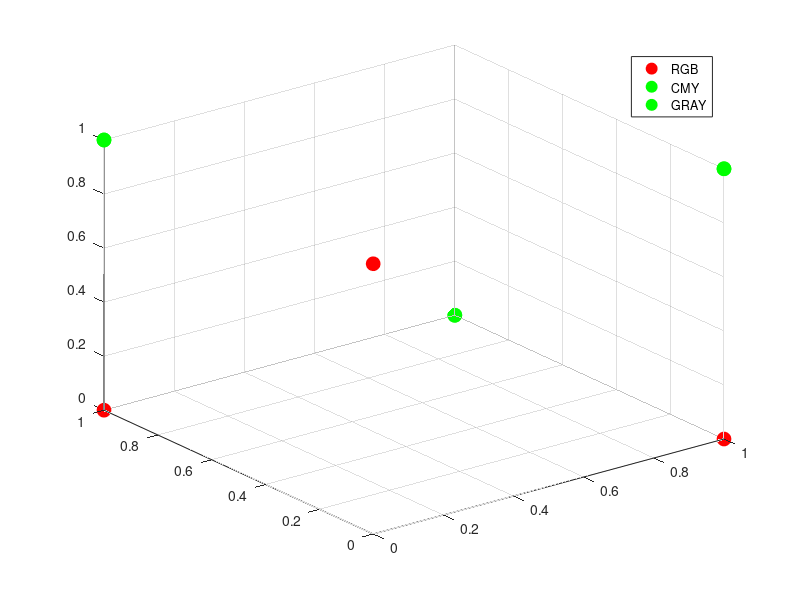

The MATLAB script that drew this image: (Note: this script raises an error after producing the figure.)
clc;
clear all;
close all;
warning off all

%DEFINIENDO CLASES DEL CUBO

RGB = [1 0 0; 0 1 0; 0 0 1]
CMY = [0 1 1; 1 1 0; 1 0 1]
GRAY = [20:200 20:200 20:200; 20:200 20:200 20:200; 20:200 20:200 20:200]

%GRAFICANDO LOS DIFERENTES MODELOS DEL CUBO

figure(1)
plot3(RGB(1,:),RGB(2,:),RGB(3,:),'ro','MarkerSize',10,'MarkerFaceColor','r')
grid on
hold on
plot3(CMY(1,:),CMY(2,:),CMY(3,:),'go','MarkerSize',10,'MarkerFaceColor','g')
plot3(CMY(1,:),CMY(2,:),CMY(3,:),'go','MarkerSize',10,'MarkerFaceColor','g')
legend('RGB','CMY', 'GRAY')

%PROBANDO EL ESPACIO DE COLORES
a = imread('peppers.png');

figure(2)
roja=a;
roja(:,:,1);
roja(:,:,2)=0;
roja(:,:,3)=0;
subplot(2,3,1)
imshow(roja)
title('roja')

verde=a;
verde(:,:,1)=0;
verde(:,:,2);
verde(:,:,3)=0;
subplot(2,3,2)
imshow(verde)
title('verde')

azul=a;
azul(:,:,1)=0;
azul(:,:,2)=0;
azul(:,:,3);
subplot(2,3,3)
imshow(azul)
title('azul')

cyan = verde + azul;
subplot(2,3,4)
imshow(cyan)
title('cyan')

magenta = roja + azul;
subplot(2,3,5)
imshow(magenta)
title('magenta')

amarillo = verde + roja;
subplot(2,3,6)
imshow(amarillo)
title('amarillo')

disp("fin del proceso")
clc;
clear all;
close all;
warning off all

%DEFINIENDO CLASES DEL CUBO

RGB = [1 0 0; 0 1 0; 0 0 1]
CMY = [0 1 1; 1 1 0; 1 0 1]
GRAY = [20:200 20:200 20:200; 20:200 20:200 20:200; 20:200 20:200 20:200]

%GRAFICANDO LOS DIFERENTES MODELOS DEL CUBO

figure(1)
plot3(RGB(1,:),RGB(2,:),RGB(3,:),'ro','MarkerSize',10,'MarkerFaceColor','r')
grid on
hold on
plot3(CMY(1,:),CMY(2,:),CMY(3,:),'go','MarkerSize',10,'MarkerFaceColor','g')
plot3(GRAY(1,:),GRAY(2,:),GRAY(3,:),'k-','MarkerSize',10,'MarkerFaceColor','k')
legend('RGB','CMY', 'GRAY')

%PROBANDO EL ESPACIO DE COLORES
a = imread('peppers.png');

figure(2)
roja=a;
roja(:,:,1);
roja(:,:,2)=0;
roja(:,:,3)=0;
subplot(2,3,1)
imshow(roja)
title('roja')

verde=a;
verde(:,:,1)=0;
verde(:,:,2);
verde(:,:,3)=0;
subplot(2,3,2)
imshow(verde)
title('verde')

azul=a;
azul(:,:,1)=0;
azul(:,:,2)=0;
azul(:,:,3);
subplot(2,3,3)
imshow(azul)
title('azul')

cyan = verde + azul;
subplot(2,3,4)
imshow(cyan)
title('cyan')

magenta = roja + azul;
subplot(2,3,5)
imshow(magenta)
title('magenta')

amarillo = verde + roja;
subplot(2,3,6)
imshow(amarillo)
title('amarillo')

disp("fin del proceso")
